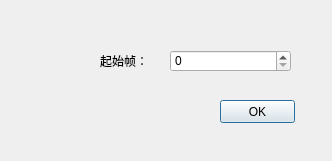
<?xml version="1.0" encoding="UTF-8"?>
<ui version="4.0">
 <class>SetStartFrameDlg</class>
 <widget class="QDialog" name="SetStartFrameDlg">
  <property name="geometry">
   <rect>
    <x>0</x>
    <y>0</y>
    <width>332</width>
    <height>161</height>
   </rect>
  </property>
  <property name="windowTitle">
   <string>设置起始帧</string>
  </property>
  <widget class="QSpinBox" name="spinBox">
   <property name="geometry">
    <rect>
     <x>170</x>
     <y>50</y>
     <width>121</width>
     <height>22</height>
    </rect>
   </property>
  </widget>
  <widget class="QPushButton" name="pushButton">
   <property name="geometry">
    <rect>
     <x>220</x>
     <y>100</y>
     <width>75</width>
     <height>23</height>
    </rect>
   </property>
   <property name="text">
    <string>OK</string>
   </property>
  </widget>
  <widget class="QLabel" name="label">
   <property name="geometry">
    <rect>
     <x>100</x>
     <y>50</y>
     <width>54</width>
     <height>21</height>
    </rect>
   </property>
   <property name="text">
    <string>起始帧：</string>
   </property>
  </widget>
 </widget>
 <layoutdefault spacing="6" margin="11"/>
 <resources/>
 <connections>
  <connection>
   <sender>pushButton</sender>
   <signal>clicked()</signal>
   <receiver>SetStartFrameDlg</receiver>
   <slot>accept()</slot>
   <hints>
    <hint type="sourcelabel">
     <x>244</x>
     <y>107</y>
    </hint>
    <hint type="destinationlabel">
     <x>132</x>
     <y>126</y>
    </hint>
   </hints>
  </connection>
 </connections>
</ui>
